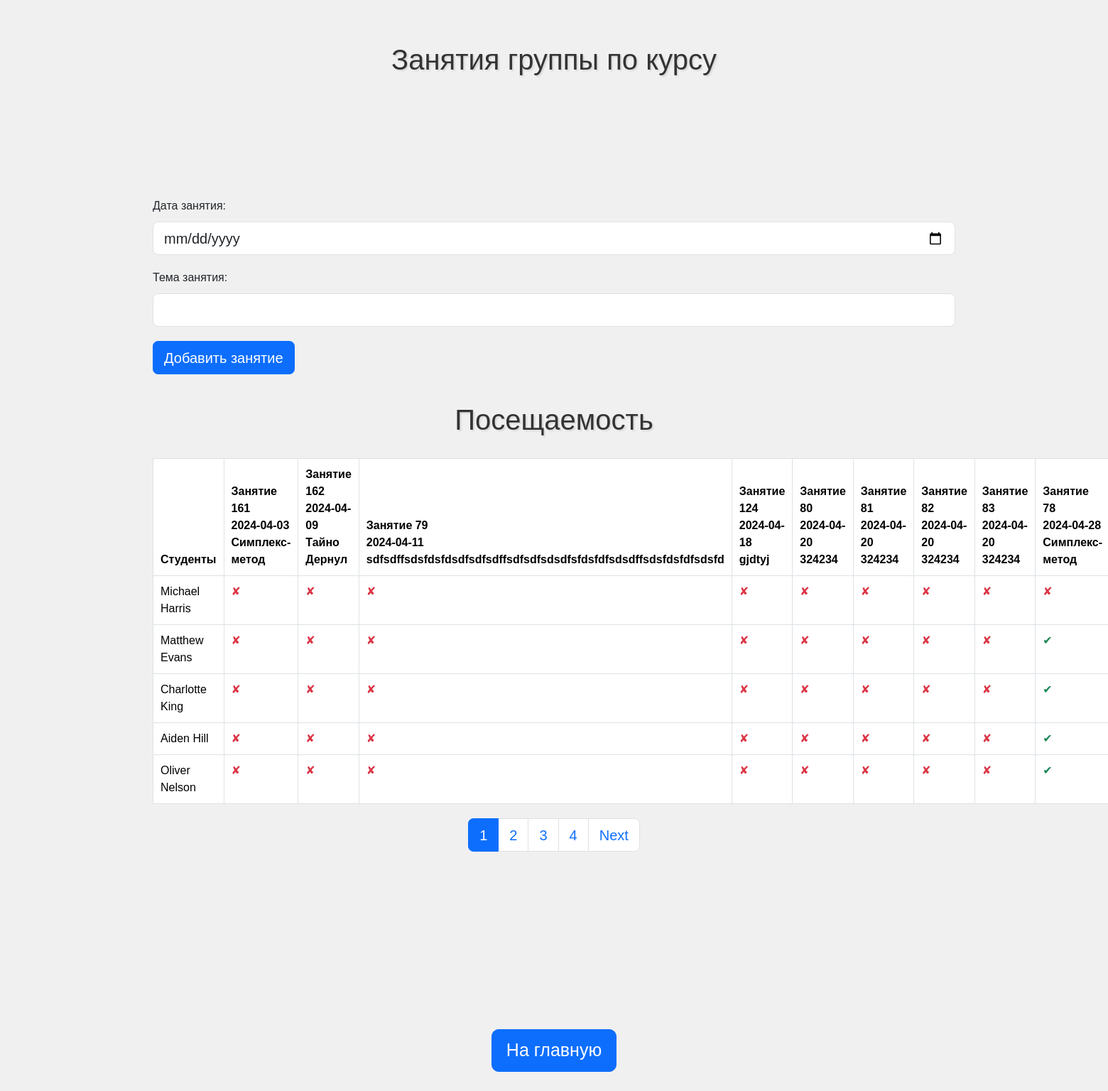
Screenshot of /class.php?id=3 with the database file from the repository.
### tables this page shows
CREATE TABLE IF NOT EXISTS `Classes` (
  `id` int(11) NOT NULL AUTO_INCREMENT,
  `period` date NOT NULL,
  `course_group_id` int(11) DEFAULT NULL,
  `topic` varchar(255) DEFAULT NULL,
  PRIMARY KEY (`id`),
  KEY `course_group_id` (`course_group_id`),
  CONSTRAINT `classes_ibfk_1` FOREIGN KEY (`course_group_id`) REFERENCES `Courses_Groups` (`id`)
);

CREATE TABLE IF NOT EXISTS `students` (
  `id` int(11) NOT NULL AUTO_INCREMENT,
  `first_name` varchar(255) NOT NULL,
  `last_name` varchar(255) NOT NULL,
  `email` varchar(255) DEFAULT NULL,
  `birth_date` date DEFAULT NULL,
  `group_id` int(11) DEFAULT NULL,
  PRIMARY KEY (`id`),
  UNIQUE KEY `email` (`email`),
  KEY `fk_group_id` (`group_id`),
  CONSTRAINT `fk_group_id` FOREIGN KEY (`group_id`) REFERENCES `Groupss` (`id`)
);

### class.php (the view, shortened to what this page needs)
<!DOCTYPE html>
<html>
<head>
    <link rel="stylesheet" href="css/bootstrap.min.css">
    <link rel="stylesheet" href="css/styles.css">
</head>
<body>
<header>
    <div class="container">
        <div class="row">
            <div class="col-12">
                <h2 class="text-center">Занятия группы по курсу</h2>
            </div>
        </div>
    </div>
</header>
<section class="mt-4">
    <div class="container">
        <div class="row">
            <div class="col-12">
                <?php
                require_once "connectpdo.php";
                if (isset($_GET['id'])) {
                    $id = $_GET['id'];
                    echo "<form id='addClassForm' action='add_class.php' method='post' class='mb-4'>";
                    echo "<div class='mb-3'><label for='lesson_date' class='form-label'>Дата занятия:</label><input type='date' class='form-control' id='lesson_date' name='lesson_date' required></div>";
                    echo "<div class='mb-3'><label for='lesson_topic' class='form-label'>Тема занятия:</label><input type='text' class='form-control' id='lesson_topic' name='lesson_topic' required></div>";
                    echo "<button type='submit' class='btn btn-primary'>Добавить занятие</button>";
                    echo "</form>";
                    $studentsStmt = $pdo->prepare("SELECT students.id AS student_id, first_name, last_name FROM students WHERE group_id = :id");
                    $studentsStmt->bindParam(':id', $id, PDO::PARAM_INT);
                    $studentsStmt->execute();
                    $students = $studentsStmt->fetchAll(PDO::FETCH_ASSOC);
                    $classesStmt = $pdo->prepare("SELECT Classes.id AS class_id, period, topic FROM Classes
                                                  JOIN Courses_Groups ON Courses_Groups.course_id = Classes.course_group_id
                                                  WHERE Courses_Groups.group_id = :id
                                                  ORDER BY period");
                    $classesStmt->bindParam(':id', $id, PDO::PARAM_INT);
                    $classesStmt->execute();
                    $classes = $classesStmt->fetchAll(PDO::FETCH_ASSOC);
                    $attendanceStmt = $pdo->prepare("SELECT * FROM Attendance WHERE student_id IN (SELECT id FROM students WHERE group_id = :id)");
                    $attendanceStmt->bindParam(':id', $id, PDO::PARAM_INT);
                    $attendanceStmt->execute();
                    $attendance = $attendanceStmt->fetchAll(PDO::FETCH_ASSOC);
                    $attendanceData = [];
                    foreach ($attendance as $att) {
                        $attendanceData[$att['student_id']][$att['class_id']] = $att['yn'];
                    }
                    echo "<h2 class='text-center mb-4'>Посещаемость</h2>";
                    echo "<table class='table table-bordered'>";
                    echo "<thead class='thead-dark'><tr><th>Студенты</th>";
                    foreach ($classes as $class) {
                        echo "<th>Занятие " . $class['class_id'] . "<br>" . $class['period'] . "<br>" . $class['topic'] . "</th>";
                    }
                    echo "</tr></thead>";
                    echo "<tbody>";
                    foreach ($students as $student) {
                        echo "<tr><td>" . $student['first_name'] . " " . $student['last_name'] . "</td>";
                        foreach ($classes as $class) {
                            $isPresent = isset($attendanceData[$student['student_id']][$class['class_id']]) ? $attendanceData[$student['student_id']][$class['class_id']] : 0;
                            echo "<td class='attendance-cell' data-student-id='" . $student['student_id'] . "' data-class-id='" . $class['class_id'] . "'>" . ($isPresent ? "<span class='text-success'>✔</span>" : "<span class='text-danger'>✘</span>") . "</td>";
                        }
                        echo "</tr>";
                    }
                    echo "</tbody>";
                    echo "</table>";
                } else {
                    echo "<p class='text-danger'>Не указан идентификатор группы</p>";
                }
                ?>
                <?php
                $itemsPerPage = 10;
                $page = isset($_GET['page']) ? $_GET['page'] : 1;
                $countStmt = $pdo->prepare("SELECT COUNT(*) AS total FROM Classes
                JOIN Courses_Groups ON Courses_Groups.course_id = Classes.course_group_id
                WHERE Courses_Groups.group_id = :id");
                $countStmt->bindParam(':id', $id, PDO::PARAM_INT);
                $countStmt->execute();
                $result = $countStmt->fetch(PDO::FETCH_ASSOC);
                $totalItems = $result['total'];
                $totalPages = ceil($totalItems / $itemsPerPage);
                $currentPage = $page;
                ?>
                <nav aria-label="Page navigation example">
                    <ul class="pagination justify-content-center">
                        <?php for ($i = 1; $i <= $totalPages; $i++)
: ?>
<li class="page-item <?php echo ($i == $currentPage) ? 'active' : ''; ?>"><a class="page-link" href="?id=<?php echo $id; ?>&page=<?php echo $i; ?>"><?php echo $i; ?></a></li>
<?php endfor; ?>
<?php if ($currentPage < $totalPages) : ?>
<li class="page-item"><a class="page-link" href="?id=<?php echo $id; ?>&page=<?php echo ($currentPage + 1); ?>">Next</a></li>
<?php endif; ?>
</ul>
</nav>
</div>
</div>
</div>
</section>
<footer class="mt-4">
    <div class="container">
        <div class="row">
            <div class="col-12 text-center">
                <a href="index.php" class="btn btn-lg btn-primary">На главную</a>
            </div>
        </div>
    </div>
</footer>
</body>
</html>

### css/styles.css (style rules this page uses)
:root { --color1: #008080; --color2: #0d75bb; --color3: #a2a2a2; --color4: #333333; --color5: #f0f0f0; }
footer, section { padding: 100px 0; }
header { padding: 0; }
html { max-width: 1200px; margin: auto; line-height: 1.75; font-size: 1.25em; }
h1,h2,h3,h4,h5,h6 { margin: 1em 0 1em; text-align: center; color: #333; text-shadow: 2px 2px 2px rgba(0, 0, 0, 0.1); }
body { font-family: Arial; font-size: 16px; line-height: 1.5; margin: 0; padding: 20px; background-color: #f0f0f0; max-height: 600px; }

### rows the page displays
classes: id "161", period "2024-04-03", topic "Симплекс-метод"
classes: id "162", period "2024-04-09", topic "Тайно Дернул"
classes: id "79", period "2024-04-11", topic "sdfsdffsdsfdsfdsdfsdfsdffsdfsdfsdsdfsfdsfdfsdsdffsdsfdsfdfsdsfd"
classes: id "124", period "2024-04-18", topic "gjdtyj"
classes: id "80", period "2024-04-20", topic "324234"
classes: id "81", period "2024-04-20", topic "324234"
classes: id "82", period "2024-04-20", topic "324234"
classes: id "83", period "2024-04-20", topic "324234"
classes: id "78", period "2024-04-28", topic "Симплекс-метод"
students: first_name "Michael", last_name "Harris"
students: first_name "Matthew", last_name "Evans"
students: first_name "Charlotte", last_name "King"
students: first_name "Aiden", last_name "Hill"
students: first_name "Oliver", last_name "Nelson"
